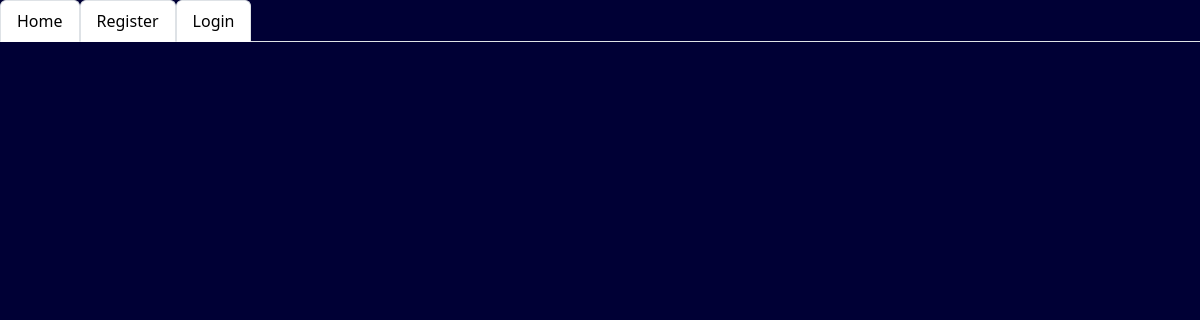
Before: / with the older database file.
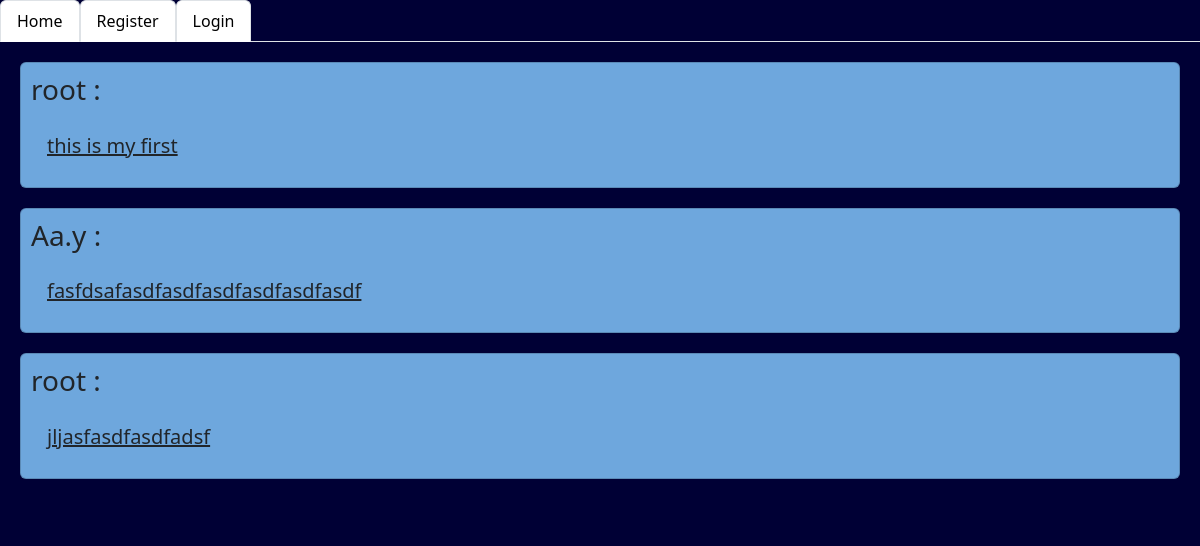
After: the same page with the newer database file.
### home/models.py (models this page shows, shortened)
class Post(models.Model):
    user = models.ForeignKey(User, on_delete=models.CASCADE)
    body = models.TextField()
    slug = models.SlugField(max_length=30)
    created = models.DateTimeField(auto_now_add=True)
    update = models.DateTimeField(auto_now=True)

### home/views.py (the view)
# urls.py: path('', views.HomeView.as_view(), name='home'),
class HomeView(View):
    def get(self, request):
        posts = Post.objects.all()
        return render(request, 'home/index.html', {'post': posts})

### home/templates/home/index.html (shortened to what this page needs)
{% extends 'base.html' %}
{% block content %}
    {% for post in post %}
<div class="card">
<h3>{{ post.user }} :</h3>
<a href="{% url 'home:post_detail' post.id post.slug %}" class="card-body">{{ post.body }}</a>
    </div>{% endfor %}
{% endblock %}

### templates/base.html (shortened to what this page needs)
<!DOCTYPE html>
<html lang="en">
<head>
    <link href="https://cdn.jsdelivr.net/npm/bootstrap@5.3.0/dist/css/bootstrap.min.css" rel="stylesheet">
</head>
<body style="background-color: #000035">
    {% include 'inc/navbar.html' %}
<div class = "jumbotron">
    {% block content %} {% endblock %}
</div>
</body>
</html>

### templates/inc/navbar.html
<ul class="nav nav-tabs">
    <a class="nav-link active" href="{% url 'home:home' %}">Home</a>
  {% if request.user.is_authenticated %}
      <a class="nav-link active" href="{% url 'user_profile' request.user.id %}">Profile</a>
    <a class="nav-link active" href="{% url 'user_logout' %}">Logout</a>
  {% else %}
    <a class="nav-link active" href="{% url 'user_register' %}">Register</a>
    <a class="nav-link active" href="{% url 'user_login' %}">Login</a>
  {% endif %}
</ul>

### templates/base.html (style rules this page uses)
.jumbotron { padding: 20px; margin-bottom: 20px; background-color: #000035 }

### home/templates/home/index.html (style rules this page uses)
.card { padding: 10px; margin-bottom: 20px; font-size: 20px; background-color: #6ea7dd }

Changed rows visible on the page:
added Post: user "root", body "this is my first"
added Post: user "Aa.y", body "fasfdsafasdfasdfasdfasdfasdfasdf"
added Post: user "root", body "jljasfasdfasdfadsf"
